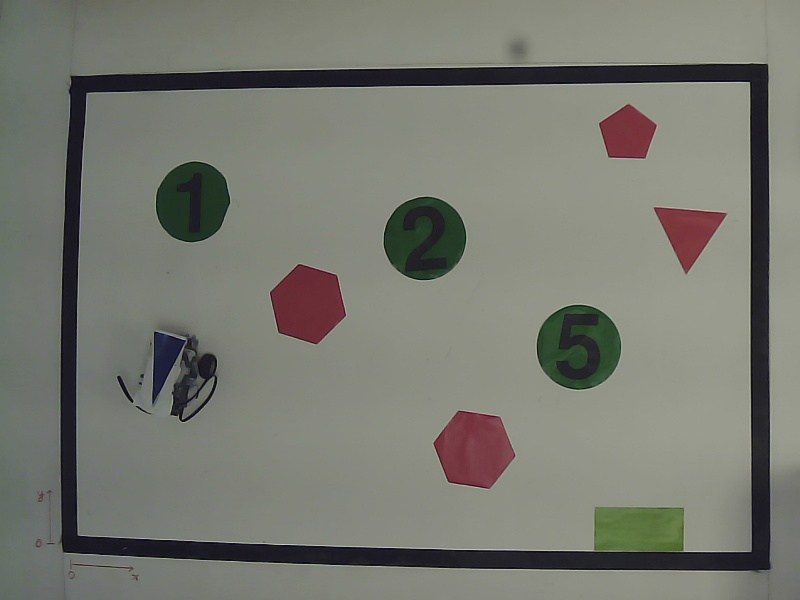
#> input picture camera_vision_tester/002.jpg, 800 x 600 px
$ python camera_test.py
#> lines starting #> are read from the running program, lines starting #| are printed output that depends on the picture; after the words box and inside, x2 and y2 are one past the last pixel; in counts of white or black regions, pixels touching at a corner belong together
import numpy as np
import cv2

"""
#------------THIS IS THE FILTERING TRIAL AND ERROR CODE--------------------
img = cv2.imread('square_arena_real1.jpg')

#hsv_img = img.clone()

hsv_img = cv2.cvtColor(img, cv2.COLOR_BGR2HSV)

victims_mask = cv2.inRange(hsv_img, (45,50,26), (110,255,255))
robot_mask = cv2.inRange(hsv_img, (90,50,50),(140,255,255))
obstacle_mask_1 = cv2.inRange(hsv_img, (0,102,86),(40,255,255))
obstacle_mask_2 = cv2.inRange(hsv_img, (164,102,80),(180,255,255))
obstacle_mask = cv2.addWeighted(obstacle_mask_1, 1, obstacle_mask_2, 1, 0)

#cv2.imshow('image_victims_raw', victims_mask)
#cv2.imshow('image_robot_raw', robot_mask)
#cv2.imshow('obstacle_mask_raw', obstacle_mask)

kernel_v = cv2.getStructuringElement(cv2.MORPH_ELLIPSE, (9,9), (1,-1))
kernel_r = cv2.getStructuringElement(cv2.MORPH_RECT, (5,5), (1,1))
kernel_o= cv2.getStructuringElement(cv2.MORPH_ELLIPSE, (3,3), (1,1))

victims_mask = cv2.erode(victims_mask, kernel_v)
victims_mask = cv2.dilate(victims_mask, kernel_v)
#APPLY GAUSS FILTER FOR TESTING ITS FUNCTIONALITY
victims_mask = cv2.GaussianBlur(victims_mask, (5,5),2,2)

robot_mask = cv2.erode(robot_mask, kernel_r)
robot_mask = cv2.dilate(robot_mask, kernel_r)


obstacle_mask = cv2.erode(obstacle_mask, kernel_r)
obstacle_mask = cv2.dilate(obstacle_mask, kernel_r)
"""


#-----------------------THIS IS THE DIGIT RECOGNITION CODE---------------------------#


#----------INPUT IMAGE AND THRESHOLDING --------------
image = cv2.imread('002.jpg')
#> image is the input picture: shape (600, 800, 3); mean B, G, R 112.2, 120.8, 119.7
hsv_img = cv2.cvtColor(image, cv2.COLOR_BGR2HSV)
#> hsv_img: shape (600, 800, 3); mean H, S, V 51.6, 28.6, 123.3

#==========================================KERNELS=====================================================
kernel_v = cv2.getStructuringElement(cv2.MORPH_ELLIPSE, (9,9), (1,-1))
kernel_r = cv2.getStructuringElement(cv2.MORPH_RECT, (5,5), (1,1))
kernel_o= cv2.getStructuringElement(cv2.MORPH_ELLIPSE, (3,3), (1,1))

#===========UNCOMMENT FROM HERE========

#===========================================OBSTACLES=================================================
obstacle_mask_1 = cv2.inRange(hsv_img, (0,102,86),(40,255,255))
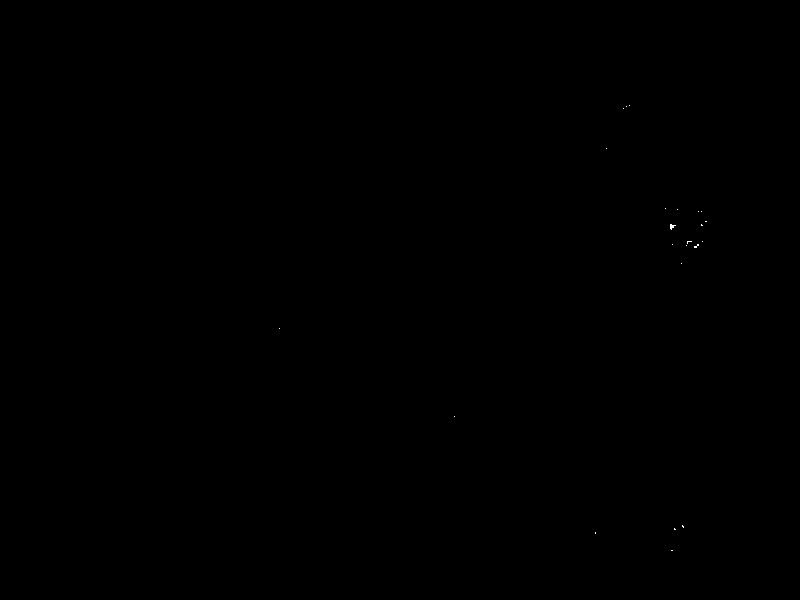
#> obstacle_mask_1: shape (600, 800); 0.01% white in thin lines or dots, all inside (x1, y1, x2, y2) = (279, 105, 707, 551)
obstacle_mask_2 = cv2.inRange(hsv_img, (164,102,80),(180,255,255))
#> obstacle_mask_2: shape (600, 800); 2.6% white; 4 white regions, box (x1, y1, x2, y2) and area: (434, 411, 515, 488) 4327, (272, 266, 346, 343) 4054, (656, 208, 726, 272) 2249, (601, 106, 656, 158) 2068
obstacle_mask = cv2.addWeighted(obstacle_mask_1, 1, obstacle_mask_2, 1, 0)
#> obstacle_mask: shape (600, 800); 2.7% white; 8 white regions (4 under 20 px), largest, box (x1, y1, x2, y2) and area: (434, 411, 515, 488) 4328, (272, 266, 346, 343) 4055, (656, 208, 726, 272) 2298, (601, 105, 656, 158) 2072

#apply filtering
obstacle_mask = cv2.erode(obstacle_mask, kernel_r)
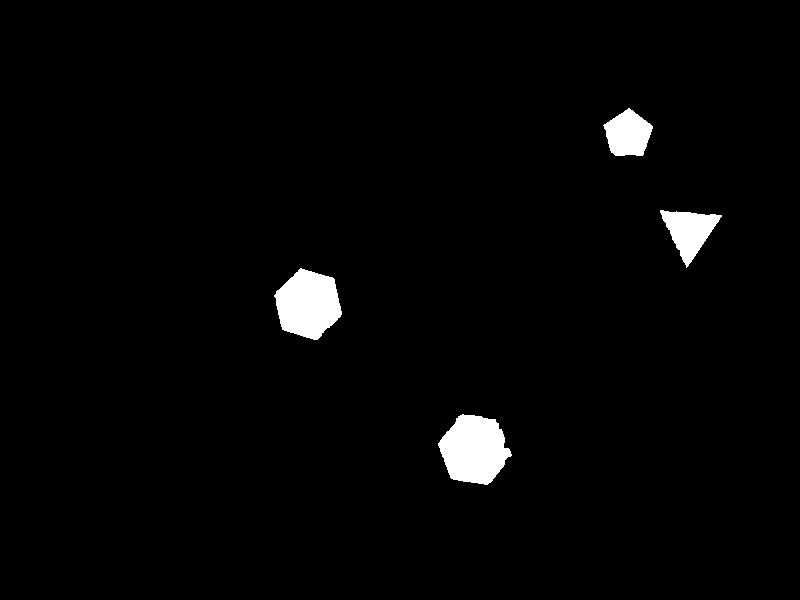
#> obstacle_mask: shape (600, 800); 2.2% white; 4 white regions, box (x1, y1, x2, y2) and area: (438, 414, 512, 485) 3681, (274, 268, 342, 340) 3449, (660, 210, 722, 268) 1775, (603, 108, 653, 156) 1654
obstacle_mask = cv2.dilate(obstacle_mask, kernel_r)
#> obstacle_mask: shape (600, 800); 2.6% white; 4 white regions
#get contours
contours_o, hierarchy_o = cv2.findContours(obstacle_mask, cv2.RETR_TREE, cv2.CHAIN_APPROX_SIMPLE)
#> contours_o = 4 contours; box (x1, y1, x2, y2) and area: (436, 412, 514, 487) 4166, (272, 266, 344, 342) 3917, (658, 208, 724, 270) 2184, (601, 106, 655, 158) 1989
x_o = len(contours_o)
#> x_o = 4

approximated_obstacles = []
#go through contours and apporximate them
for i in range (0, x_o):
	#print (cv2.contourArea(contours[i]))
	approx_contours_o = cv2.approxPolyDP(contours_o[i], 5, True)
	approximated_obstacles.append(approx_contours_o)
	print("obstacle with no of vertices of" , len(approx_contours_o))
#> this loop made 4 passes
#> approx_contours_o on pass 3: [[658, 208], [688, 269], [723, 213]]
#| obstacle with no of vertices of 6
#| obstacle with no of vertices of 6
#| obstacle with no of vertices of 3
#| obstacle with no of vertices of 5
#> after the loop, approximated_obstacles = 4 contours; box (x1, y1, x2, y2) and area: (436, 412, 514, 487) 4040, (272, 266, 344, 342) 3800, (658, 208, 724, 270) 1908, (601, 106, 655, 157) 1866

print("there are a number of obstacles of", len(approximated_obstacles))
#| there are a number of obstacles of 4

cv2.drawContours(image, approximated_obstacles, -1, (255,255,0), 3)
#> image: shape (600, 800, 3); 0.83% of pixels changed, all inside (x1, y1, x2, y2) = (270, 104, 726, 489)

#===========================================ROBOT=================================================

robot_mask = cv2.inRange(hsv_img, (90,50,50),(140,255,255))
#> robot_mask: shape (600, 800); 0.24% white; 50 white regions (47 under 20 px), largest, box (x1, y1, x2, y2) and area: (154, 333, 186, 401) 986, (475, 552, 505, 553) 30, (572, 553, 593, 554) 21
#apply filtering
robot_mask = cv2.erode(robot_mask, kernel_r)
#> robot_mask: shape (600, 800); 0.12% white; 1 white region, box (x1, y1, x2, y2) and area: (157, 336, 179, 388) 570
robot_mask = cv2.dilate(robot_mask, kernel_r)
#> robot_mask: shape (600, 800); 0.19% white; 1 white region
#get contours
contours_r, hierarchy_r = cv2.findContours(robot_mask, cv2.RETR_TREE, cv2.CHAIN_APPROX_SIMPLE)
#> contours_r = 1 contour; box (x1, y1, x2, y2) and area: (155, 334, 181, 390) 824
x_r = len(contours_r)
#> x_r = 1
#print(x_r)
#cv2.imshow("robot mask",robot_mask)

#approximate contours
approximated_robot = []
robot_found = False
#go through contours and apporximate them
for i in range (0, x_r):

	approx_contours_r = cv2.approxPolyDP(contours_r[i], 15, True) #between 4 and 23

	if len(approx_contours_r) != 3 :
		continue

	robot_found = True

	approximated_robot.append(approx_contours_r)
#> this loop made 1 pass
#> approx_contours_r on pass 1: [[156, 334], [159, 389], [180, 341]]
#> after the loop, approximated_robot = [[[156, 334], [159, 389], [180, 341]]]

print ("robot found!")
print (robot_found)
#| True
print(approximated_robot)
#| [array([[[156, 334]],
#|        [[159, 389]],
#|        [[180, 341]]], dtype=int32)]

cv2.drawContours(image, approximated_robot, -1, (0,255,255), 3)
#> image: shape (600, 800, 3); mean B, G, R 113.7, 122.7, 119
#cv2.imshow("win1", image)
#key = cv2.waitKey(0)

#================================BORDERS====================================
border_mask = cv2.inRange(image, (0,0,0), (180,180,50))
#> border_mask: shape (600, 800); 11.8% white; 45 white regions (35 under 20 px), largest, box (x1, y1, x2, y2) and area: (61, 64, 770, 571) 39768, (384, 197, 466, 280) 5280, (537, 305, 620, 389) 4918
#apply filtering
kernel_b = cv2.getStructuringElement(cv2.MORPH_RECT, (5,5), (1,-1))
border_mask = cv2.erode(border_mask, kernel_b)
#> border_mask: shape (600, 800); 8.8% white; 16 white regions (9 under 20 px), largest, box (x1, y1, x2, y2) and area: (63, 66, 768, 569) 30224, (386, 199, 464, 278) 4601, (158, 164, 228, 240) 4003
border_mask = cv2.dilate(border_mask, kernel_b)
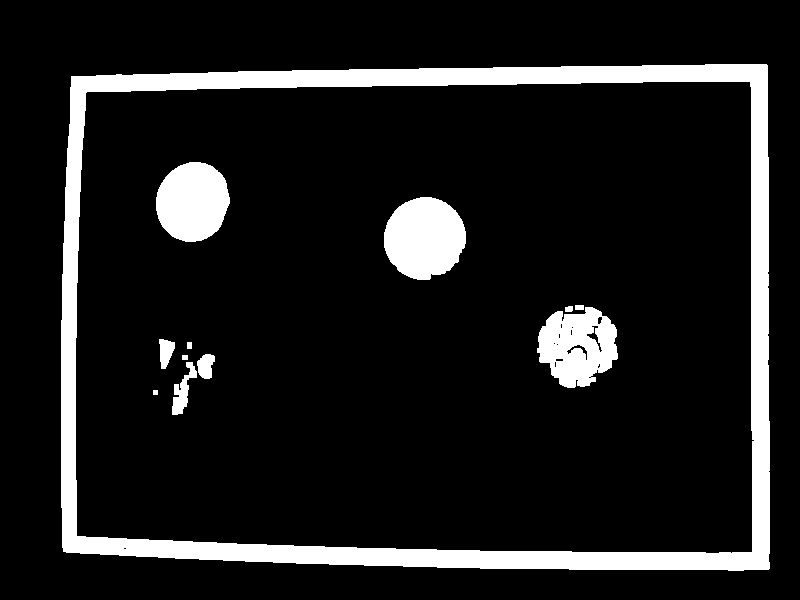
#> border_mask: shape (600, 800); 11.6% white; 12 white regions

cv2.imshow("border", border_mask)
#get contours
contours_b, hierarchy_b = cv2.findContours(border_mask, cv2.RETR_TREE, cv2.CHAIN_APPROX_SIMPLE)
#> contours_b = 27 contours, 11 with area under 20; largest, box (x1, y1, x2, y2) and area: (61, 64, 770, 571) 348790, (75, 81, 755, 554) 311361, (384, 197, 466, 280) 5128, (537, 307, 618, 388) 4622, (156, 162, 230, 242) 4494
x_b = len(contours_b)
#> x_b = 27

approximated_border = []
#go through contours and apporximate them
for i in range (0, x_b):
	if(cv2.contourArea(contours_b[i]) > 7000):
		approx_contours_b = cv2.approxPolyDP(contours_b[i], 5, True)
		approximated_border.append(approx_contours_b)
		print("border with no of vertices of" , len(approx_contours_o))
#> this loop made 27 passes
#| border with no of vertices of 5
#| border with no of vertices of 5
#> after the loop, approximated_border = 2 contours; box (x1, y1, x2, y2) and area: (61, 65, 769, 570) 346580, (76, 82, 752, 553) 309144

print("there are a number of borders of", len(approximated_border))
#| there are a number of borders of 2

cv2.drawContours(image, approximated_border, -1, (255,100,100), 3)
#> image: shape (600, 800, 3); mean B, G, R 122.6, 124.2, 120.6


#========================================VICTIMS=====================================================

victims_mask = cv2.inRange(hsv_img, (30,50,26), (110,255,255))
#> victims_mask: shape (600, 800); 3.4% white; 61 white regions (56 under 20 px), largest, box (x1, y1, x2, y2) and area: (537, 305, 621, 390) 4185, (594, 507, 685, 553) 4021, (384, 197, 466, 280) 3980, (156, 162, 230, 242) 3905, (751, 398, 752, 423) 25

#--------------FILTERING-----------------------------------
kernel_v_ero = cv2.getStructuringElement(cv2.MORPH_ELLIPSE, (3,3), (1,-1)) # 4, 4 and dil 5, 5 - just good
kernel_v_dil = cv2.getStructuringElement(cv2.MORPH_RECT, (3,3), (1,-1))
#cv2.imshow('binary unfiltered',victims_binary)
victims_mask = cv2.erode(victims_mask, kernel_v_ero)
#> victims_mask: shape (600, 800); 3% white; 4 white regions, box (x1, y1, x2, y2) and area: (595, 508, 684, 552) 3759, (538, 306, 620, 389) 3664, (157, 163, 229, 241) 3500, (385, 198, 465, 279) 3475
victims_mask = cv2.dilate(victims_mask, kernel_v_dil)
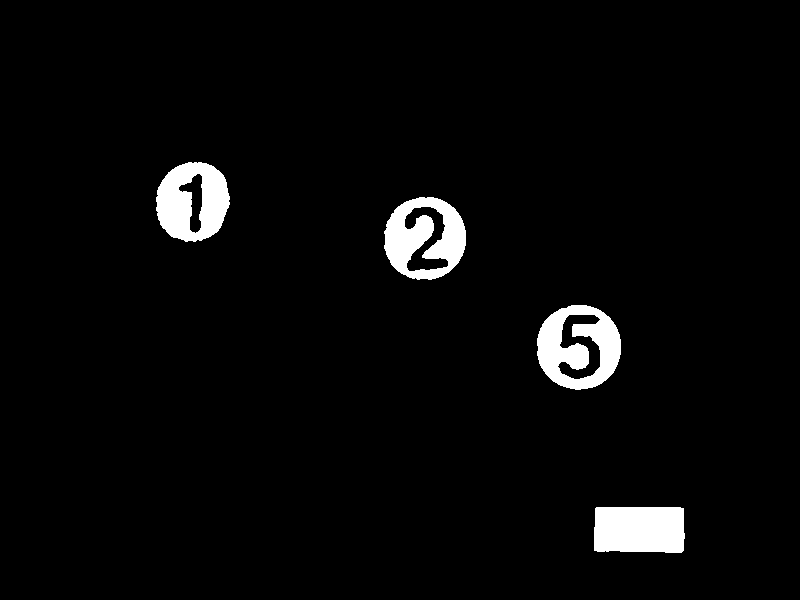
#> victims_mask: shape (600, 800); 3.5% white; 4 white regions, box (x1, y1, x2, y2) and area: (537, 305, 621, 390) 4375, (384, 197, 466, 280) 4180, (594, 507, 685, 553) 4033, (156, 162, 230, 242) 4022
#victims_mask = cv2.GaussianBlur(victims_mask, (5,5),2,2)

#cv2.imshow('binary filtered', victims_mask)
#-------------INVERSION OF BITMAP ---------------------------
inv_mask = cv2.bitwise_not(victims_mask)
#> inv_mask: shape (600, 800); 96.5% white; 4 black regions


#----------------CONTOURS---------------------------
contours_v, hierarchy_v = cv2.findContours(victims_mask, cv2.RETR_TREE, cv2.CHAIN_APPROX_SIMPLE)
#> contours_v = 7 contours; box (x1, y1, x2, y2) and area: (537, 305, 621, 390) 5558, (384, 197, 466, 280) 5288, (156, 162, 230, 242) 4548, (594, 507, 685, 553) 3902, (557, 314, 601, 380) 1440, (404, 206, 449, 272) 1354, (178, 173, 203, 234) 708
#print(contours)
x_v = len(contours_v)
#> x_v = 7

#-----------APPROXIMATION OF CONTOURS------------------
approximated_vict = []
approximated_gate = []

bound_rect = []

for i in range (0, x_v):

	approx_contours_v = cv2.approxPolyDP(contours_v[i], 2, True)
	#we check the area, so we can enclose the whole blob, not only the digit - in real world images, the digit may not be a full contour
	#print (cv2.contourArea(contours[i]))
	if len(approx_contours_v) < 7:

		approximated_gate.append(approx_contours_v)
		print("gate found! With number of vertices ", len(approx_contours_v), " area of: ", cv2.contourArea(contours_v[i]) )

	else :
		if cv2.contourArea(contours_v[i]) > 2000:
			approximated_vict.append(approx_contours_v)
			print("victim found! With number of vertices ", len(approx_contours_v), " area of: ", cv2.contourArea(contours_v[i]) )
			#------put rectaangle------
			bound_rect.append(cv2.boundingRect(approx_contours_v))
			x,y,z,t = cv2.boundingRect(approx_contours_v)
			cv2.rectangle(image, (x,y), (x+z, y+t), (255,2,0),2)
			cv2.rectangle(inv_mask, (x,y), (x+z, y+t), (0,0,0),2)
#> this loop made 7 passes
#> (x, y, z, t) on passes 2, 4, 6: (537, 305, 84, 85), (384, 197, 82, 83), (156, 162, 74, 80)
#> approx_contours_v on pass 1: [[595, 508], [594, 550], [683, 550], [683, 508]]
#| gate found! With number of vertices  4  area of:  3901.5
#| victim found! With number of vertices  16  area of:  5558.0
#| victim found! With number of vertices  16  area of:  5288.0
#| victim found! With number of vertices  15  area of:  4548.0
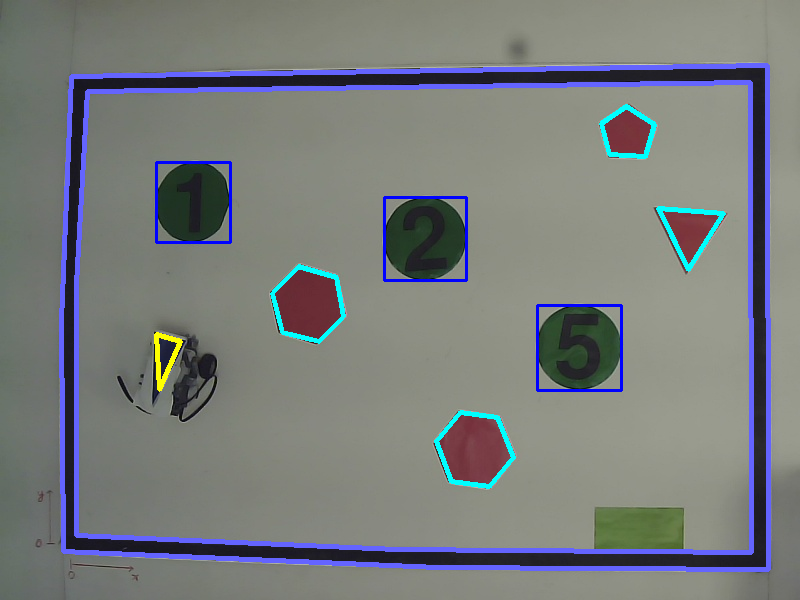
#> image: shape (600, 800, 3); mean B, G, R 123.5, 123.5, 119.8
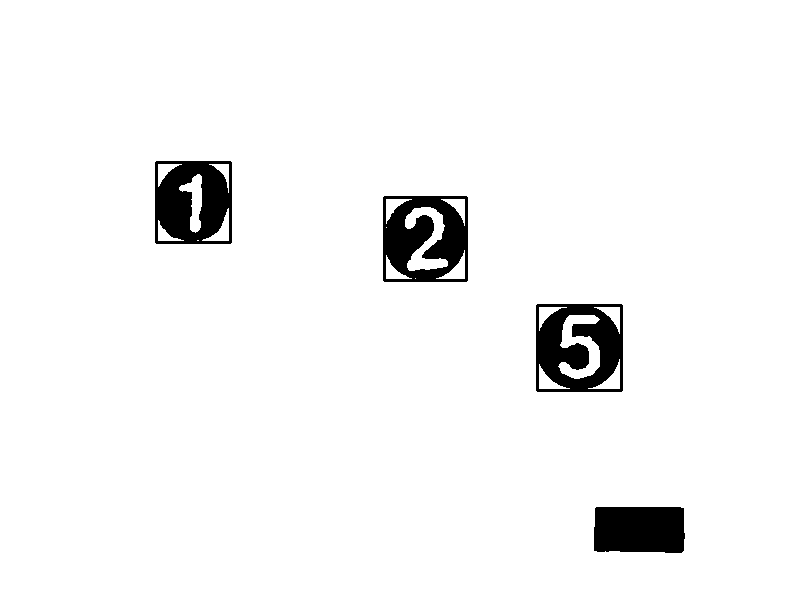
#> inv_mask: shape (600, 800); 96% white; 4 black regions
#> after the loop, approximated_gate = [[[595, 508], [594, 550], [683, 550], [683, 508]]]; approximated_vict = 3 contours; box (x1, y1, x2, y2) and area: (537, 305, 621, 390) 5482, (384, 197, 466, 280) 5282, (156, 162, 230, 242) 4548; bound_rect = [(537, 305, 84, 85), (384, 197, 82, 83), (156, 162, 74, 80)]


cv2.drawContours(image, approximated_gate, -1, (255,0,100), 3)
cv2.drawContours(image, approximated_vict, -1, (0,255,2), 3)
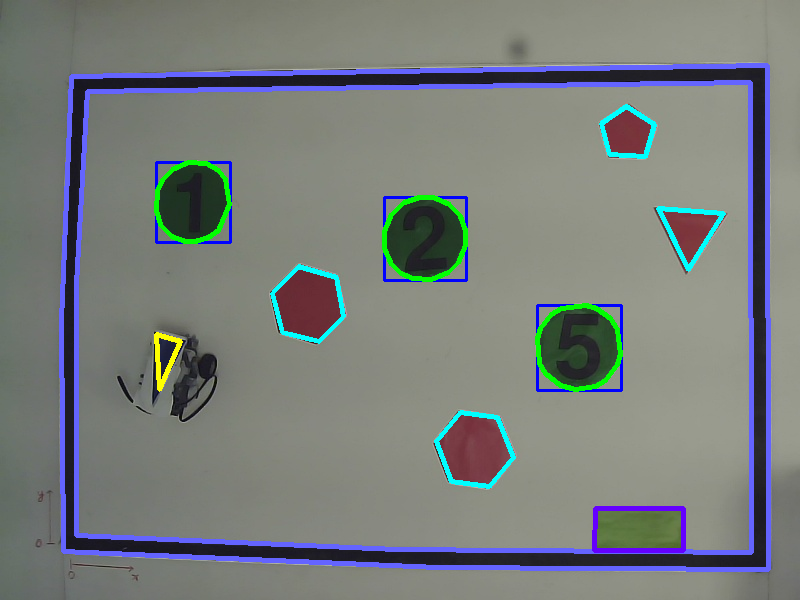
#> image: shape (600, 800, 3); mean B, G, R 122.9, 124.6, 119.4


#filtered = cv2.CreateMat(image.rows, image.cols, CV_8UC3)
#image.copyTo(filtered, victims_mask_inv);

#cv2.imshow('inv', inv_mask)
cv2.imshow("win1", image)

	# [21 lines of commented-out code are left out]

key = cv2.waitKey(0)
#> (key Esc is pressed here)
